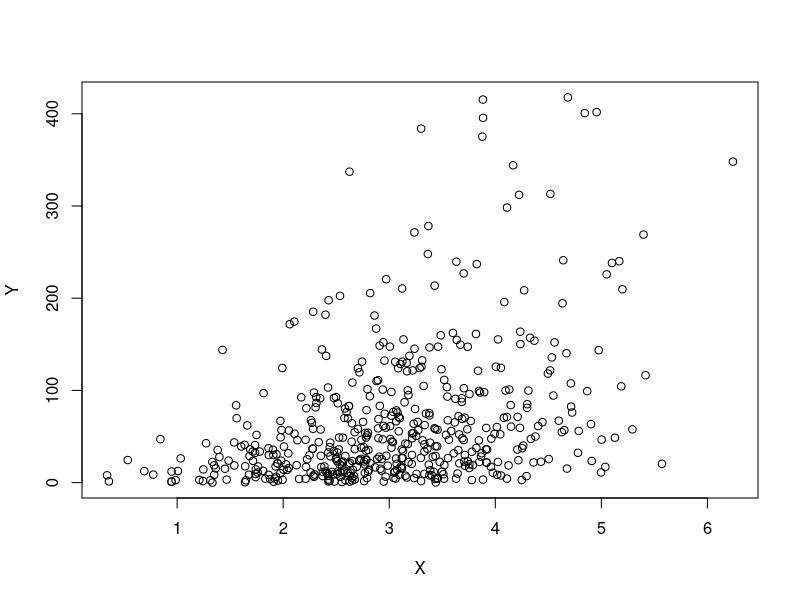
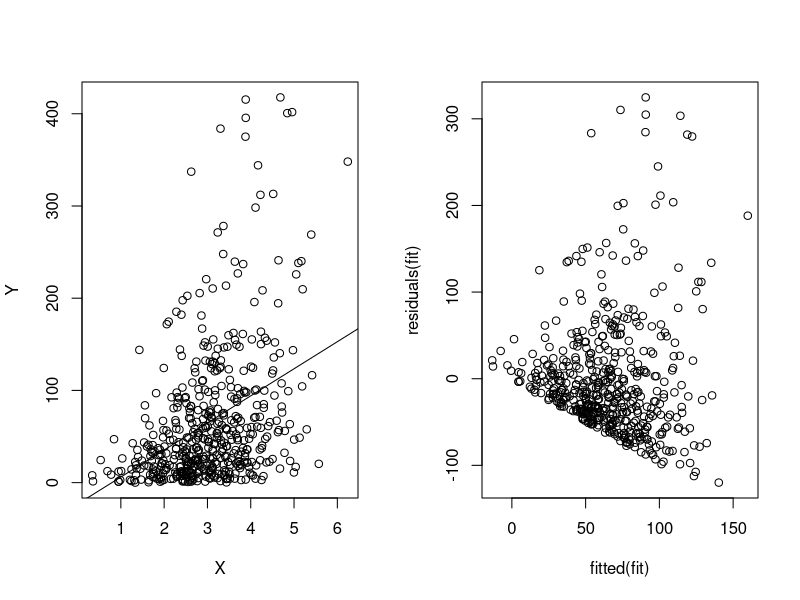
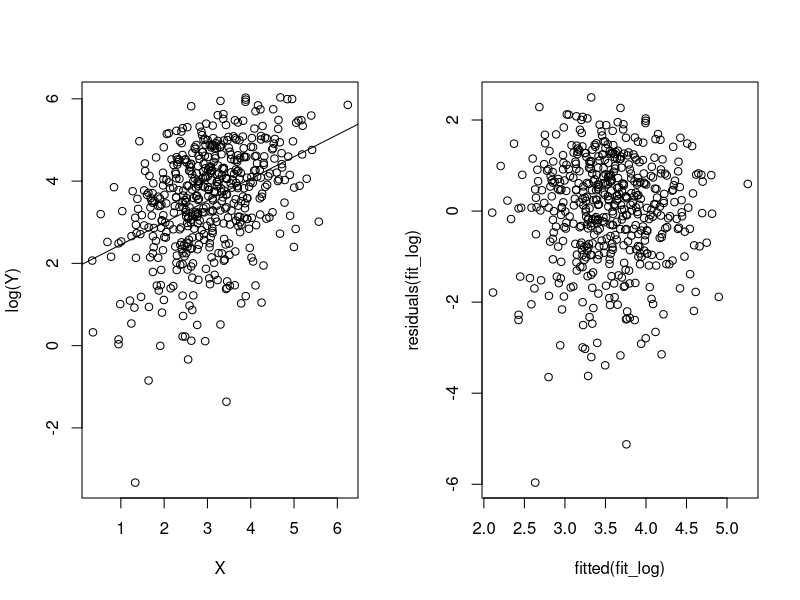

R code for these plots, in order:
## (a)

set.seed(123)
n <- 500
X <- rnorm(n, 3, 1)
Y <- rexp(n, 0.05 / X)
plot(X, Y)

## (b)

fit <- lm(Y ~ X)
par(mfrow = c(1, 2))
plot(X, Y)
abline(fit)
plot(fitted(fit), residuals(fit))

## (c)

# Variance stabilizing transformation for Exp(\mu) is log.

## (d)

fit_log <- lm(log(Y) ~ X)

par(mfrow = c(1, 2))
plot(X, log(Y))
abline(fit_log)
plot(fitted(fit_log), residuals(fit_log))

# Model assumptions appear to be better satisfied after applying the variance stabilizing transformation.